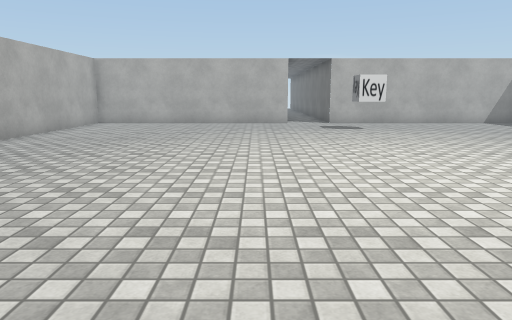
View 1 (above)

16 first-person views from a walk through a 3-D level made in the Unity game engine. The camera is 1.3 m above the floor, tilts 10° down and sees 70° across. Doors are open. The floor is counted in squares, 1 m on a side. Each view is taken from the middle of a square. On the plan, view 1 faces up. The plan holds only what a view shows up to about 15 squares ahead; the rest is blank. The place goes on beyond the plan. Some surface patterns are stand-ins.

View 2
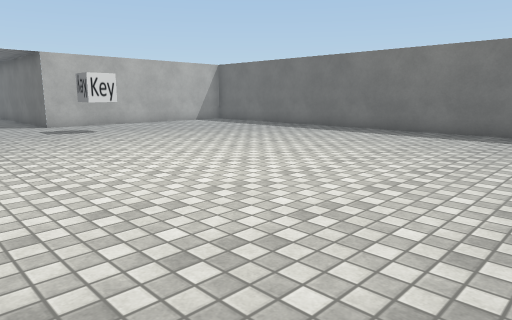

View 3
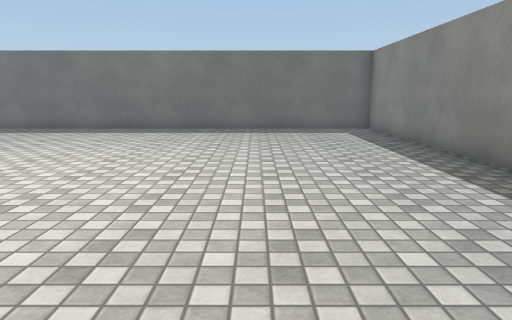

View 4
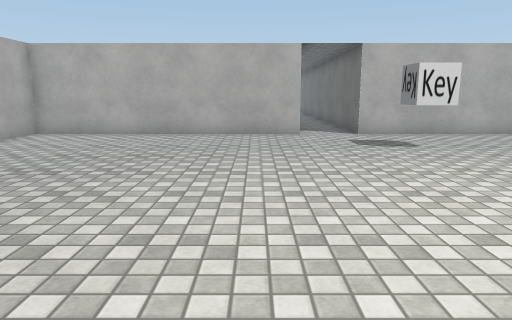

View 5
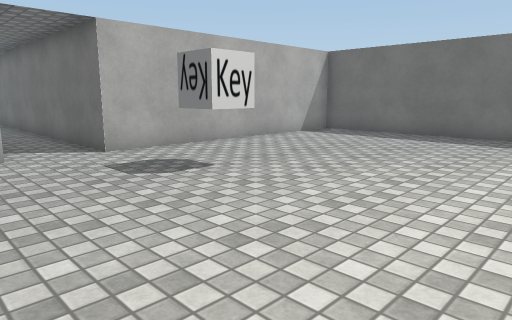

View 6
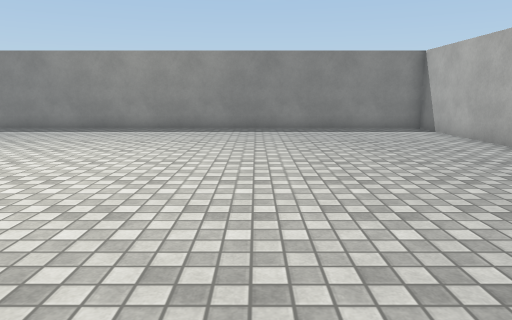

View 7
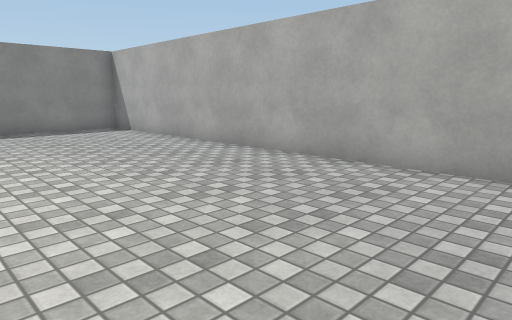

View 8
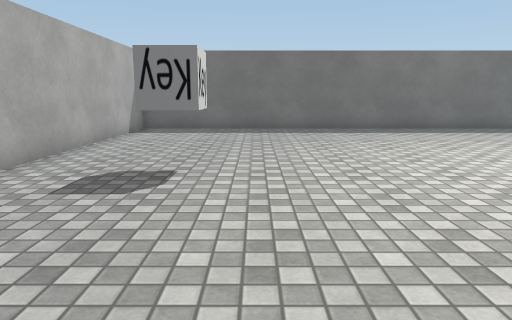

View 9
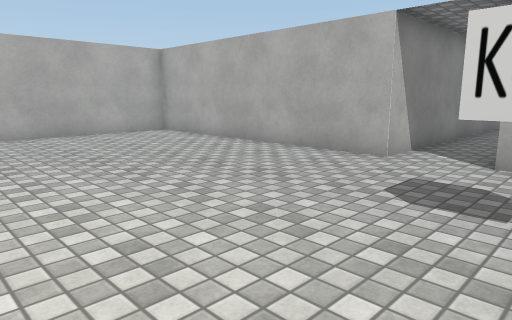

View 10
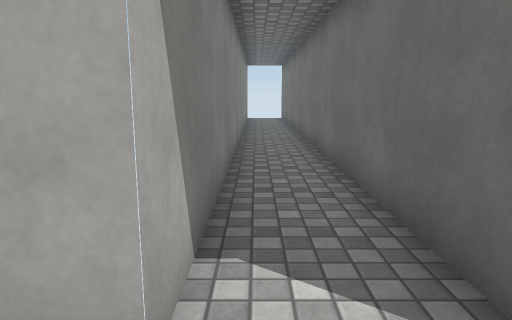

View 11
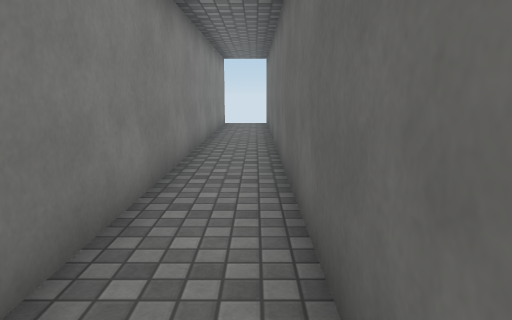

View 12
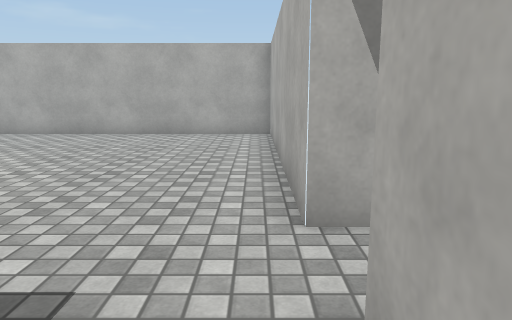

View 13
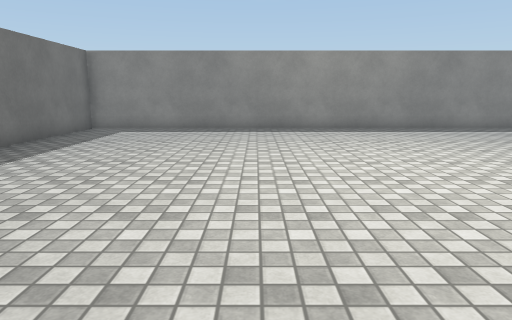

View 14
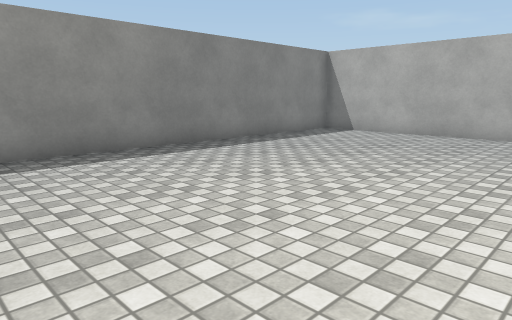

View 15
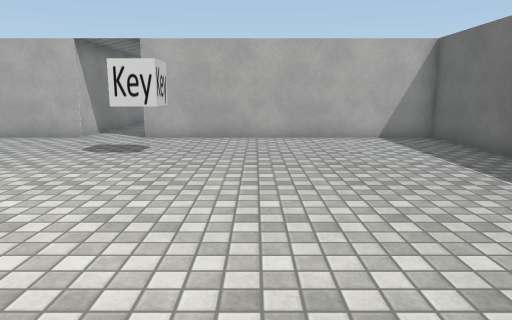

View 16
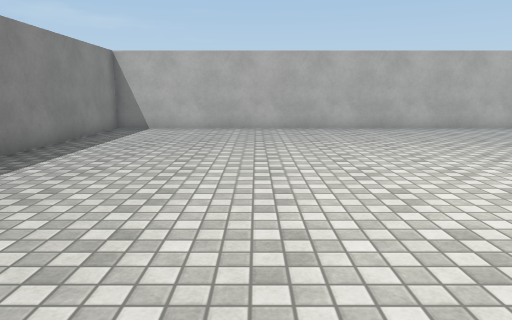

### Floor plan
Ten units are one square. View 1 is at (0, 0); x grows to the right and y downward. Boxes are objects, and circles mark ways between rooms. Rooms are numbered by the first view taken in them; rooms with no view inside come last. Other rooms are left out.
<svg viewBox="-80 -290 210 320">
<path fill="none" stroke="#000" d="M15 -175 -75 -175 -75 25 125 25 125 -175 35 -175M15 -285 15 -175M35 -175 35 -285"/>
<rect x="35" y="-155" width="20" height="20" fill="#bbb"><title>other object</title></rect>
<circle cx="25" cy="-175" r="3" fill="#2a7"/>
<text x="20" y="-70">1</text>
<text x="20" y="-240">2</text>
</svg>
Room 1 opens to room 2.

Where each view was taken, in squares from view 1:
view 1: 0 up, 0 right, facing up
view 2: 1 up, 1 left, facing up-right
view 3: 2 up, 2 left, facing right
view 4: 5 up, 0 right, facing up
view 5: 9 up, 0 right, facing up-right
view 6: 12 up, 1 left, facing down
view 7: 12 up, 1 left, facing down-left
view 8: 13 up, 2 left, facing right
view 9: 10 up, 5 right, facing up-left
view 10: 16 up, 2 right, facing up
view 11: 20 up, 3 right, facing up
view 12: 17 up, 5 right, facing left
view 13: 12 up, 6 right, facing down
view 14: 6 up, 5 right, facing down-left
view 15: 6 up, 7 right, facing up
view 16: 3 up, 7 right, facing left
